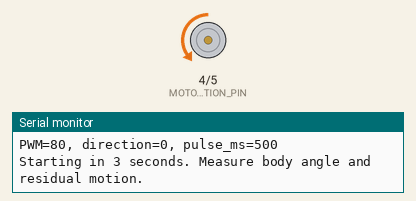
Bench run of a sketch on a simulated Arduino Uno, built with avr-gcc and run on an emulated ATmega328P. Shown: direction and speed pins drawn as motors (green arrow = direction pin HIGH = forward, orange = LOW = backward, longer = more drive), the last lines printed to the serial monitor.

Above: at 3.1 s.
At 3.6 s:
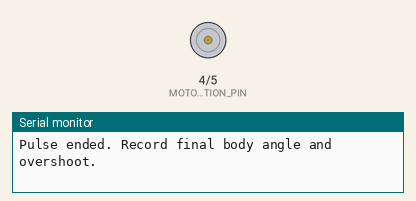
Timing chart, 0 to 5.1 s (numbered marks = the images above):
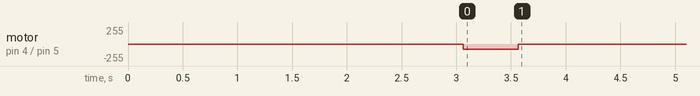

The sketch:

03_rotation_pulse_calibration.ino
```cpp
#include <Arduino.h>

// Change these values between trials, upload, then reset the suspended body
// to the same marked start position before each run.
const int MOTOR_SPEED_PIN = 5;       // D5 -> DRV8874 EN/IN1
const int MOTOR_DIRECTION_PIN = 4;   // D4 -> DRV8874 PH/IN2
const int TEST_PWM = 80;             // 0 to 255
const int TEST_DIRECTION = LOW;      // LOW or HIGH; keep consistent within a set
const unsigned long PULSE_MS = 500;  // Change this to test pulse duration

void stopMotor() {
  analogWrite(MOTOR_SPEED_PIN, 0);
}

void setup() {
  Serial.begin(9600);
  pinMode(MOTOR_SPEED_PIN, OUTPUT);
  pinMode(MOTOR_DIRECTION_PIN, OUTPUT);
  stopMotor();
  Serial.println("Rotation pulse calibration");
  Serial.print("PWM="); Serial.print(TEST_PWM);
  Serial.print(", direction="); Serial.print(TEST_DIRECTION);
  Serial.print(", pulse_ms="); Serial.println(PULSE_MS);
  Serial.println("Starting in 3 seconds. Measure body angle and residual motion.");
  delay(3000);
  digitalWrite(MOTOR_DIRECTION_PIN, TEST_DIRECTION);
  analogWrite(MOTOR_SPEED_PIN, TEST_PWM);
  delay(PULSE_MS);
  stopMotor();
  Serial.println("Pulse ended. Record final body angle and overshoot.");
}

void loop() {
  // One pulse per reset so each trial can start from the same reference.
}
```
